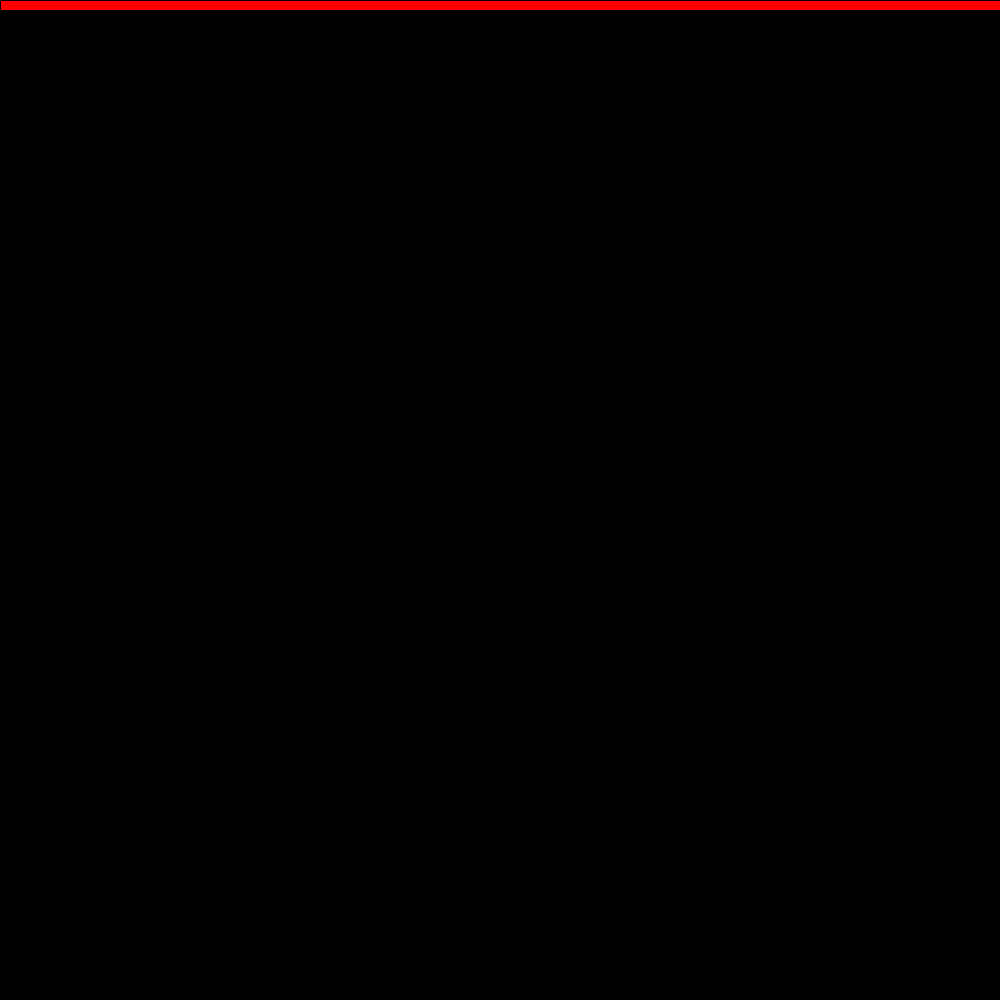
Frame 1 (no input)
Frame 60 (the mouse pressed at the canvas centre just before this capture): identical to frame 1, image omitted
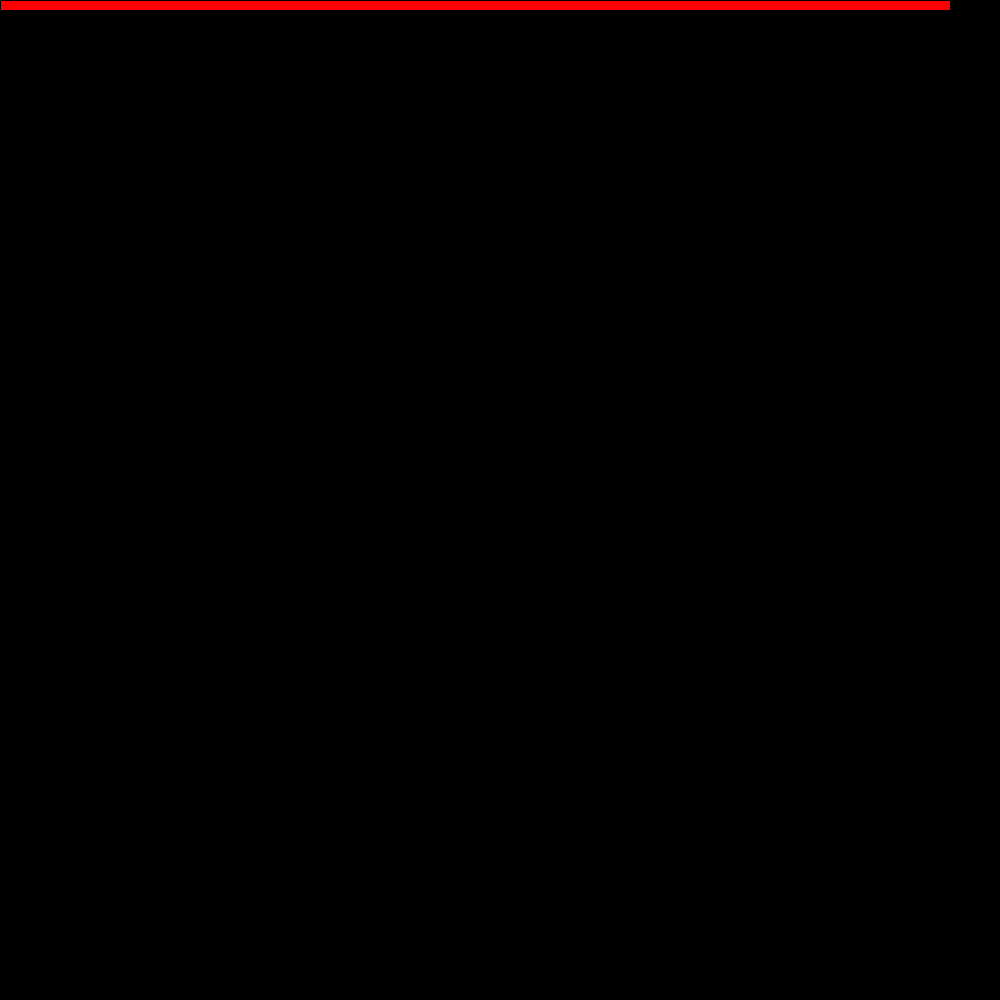
Frame 120 (the mouse held since frame 60 and released just before this capture)

The Processing sketch that drew these frames (run headless with seeded random() and noise(); from frame 60 on, the mouse is pressed at the canvas centre):

// Processing sketch: Health
// ── Health.pde
int health;
float rectX;
float rectY = 10;

void setup() {
  size (1000, 1000);
  health = 100;
}

void draw() {
  background(0);
  println(health);

  if (health <=50 && health >25) {
    fill (255, 255, 0);
  } else if (health <= 25) {
    fill (0, 0, 255);
  } else {
    fill(255, 0, 0);
  }

  rect(0, 0, width * health/100, rectY);
}

void mousePressed() {
  health -= 5;
}
